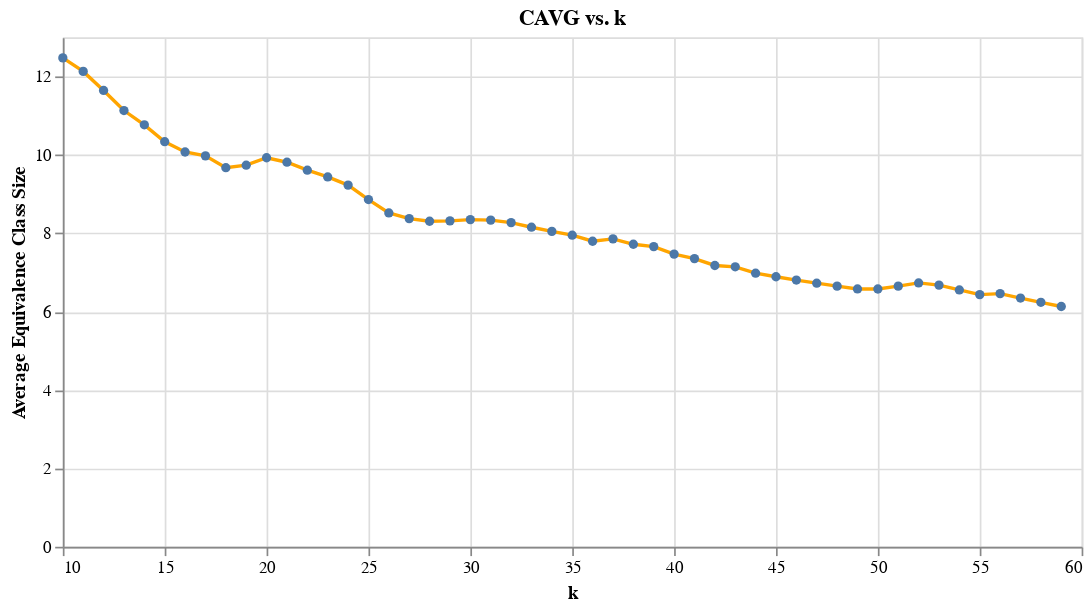

Source (notebook cell):
### Code cell
chart_cavg = plot_cavg_vs_k(results_df)
chart_cavg.display()  # or simply "chart_cavg" in Jupyter Notebook

### Figure 1 — Vega-Lite specification as saved in the notebook (floating-point values rounded to 4 significant figures)
{"config": {"view": {"continuousWidth": 300, "continuousHeight": 300}}, "data": {"name": "data-bc94c05131d1738cd5d5a0082f7f986e"}, "mark": {"type": "line", "color": "orange", "point": true}, "encoding": {"tooltip": [{"field": "k", "type": "quantitative"}, {"field": "CAVG", "type": "quantitative"}], "x": {"field": "k", "title": "k", "type": "quantitative"}, "y": {"field": "CAVG", "title": "Average Equivalence Class Size", "type": "quantitative"}}, "title": "CAVG vs. k", "width": 600, "$schema": "https://vega.github.io/schema/vega-lite/v5.20.1.json", "datasets": {"data-bc94c05131d1738cd5d5a0082f7f986e": [{"k": 10, "DM": 28566755, "CAVG": 12.48, "CompositeScore": 0.5}, {"k": 11, "DM": 28985975, "CAVG": 12.13, "CompositeScore": 0.4818}, {"k": 12, "DM": 29319451, "CAVG": 11.65, "CompositeScore": 0.4507}, {"k": 13, "DM": 29604763, "CAVG": 11.13, "CompositeScore": 0.4163}, {"k": 14, "DM": 29977291, "CAVG": 10.77, "CompositeScore": 0.3955}, {"k": 15, "DM": 30261547, "CAVG": 10.34, "CompositeScore": 0.3676}, {"k": 16, "DM": 30691987, "CAVG": 10.07, "CompositeScore": 0.3562}, {"k": 17, "DM": 31310547, "CAVG": 9.976, "CompositeScore": 0.3616}, {"k": 18, "DM": 31659897, "CAVG": 9.673, "CompositeScore": 0.3452}, {"k": 19, "DM": 32529513, "CAVG": 9.737, "CompositeScore": 0.3688}, {"k": 20, "DM": 33627789, "CAVG": 9.927, "CompositeScore": 0.4073}, {"k": 21, "DM": 34247469, "CAVG": 9.813, "CompositeScore": 0.4116}, {"k": 22, "DM": 34698297, "CAVG": 9.611, "CompositeScore": 0.4052}, {"k": 23, "DM": 35185641, "CAVG": 9.438, "CompositeScore": 0.402}, {"k": 24, "DM": 35578527, "CAVG": 9.229, "CompositeScore": 0.3939}, {"k": 25, "DM": 35578527, "CAVG": 8.86, "CompositeScore": 0.3649}, {"k": 26, "DM": 35578527, "CAVG": 8.519, "CompositeScore": 0.338}, {"k": 27, "DM": 36033891, "CAVG": 8.375, "CompositeScore": 0.3363}, {"k": 28, "DM": 36684375, "CAVG": 8.306, "CompositeScore": 0.3448}, {"k": 29, "DM": 37562175, "CAVG": 8.317, "CompositeScore": 0.3644}, {"k": 30, "DM": 38512505, "CAVG": 8.349, "CompositeScore": 0.3872}, {"k": 31, "DM": 39330665, "CAVG": 8.336, "CompositeScore": 0.4037}, {"k": 32, "DM": 39984455, "CAVG": 8.273, "CompositeScore": 0.4127}, {"k": 33, "DM": 40444359, "CAVG": 8.155, "CompositeScore": 0.4132}, {"k": 34, "DM": 40927149, "CAVG": 8.048, "CompositeScore": 0.4151}, {"k": 35, "DM": 41433613, "CAVG": 7.951, "CompositeScore": 0.4183}, {"k": 36, "DM": 41697863, "CAVG": 7.797, "CompositeScore": 0.4118}, {"k": 37, "DM": 42810695, "CAVG": 7.857, "CompositeScore": 0.4403}, {"k": 38, "DM": 43103291, "CAVG": 7.72, "CompositeScore": 0.4357}, {"k": 39, "DM": 43712811, "CAVG": 7.66, "CompositeScore": 0.444}, {"k": 40, "DM": 43712811, "CAVG": 7.468, "CompositeScore": 0.4289}, {"k": 41, "DM": 44038171, "CAVG": 7.353, "CompositeScore": 0.4268}, {"k": 42, "DM": 44038171, "CAVG": 7.178, "CompositeScore": 0.413}, {"k": 43, "DM": 44731675, "CAVG": 7.144, "CompositeScore": 0.4251}, {"k": 44, "DM": 44731675, "CAVG": 6.981, "CompositeScore": 0.4123}, {"k": 45, "DM": 45100483, "CAVG": 6.891, "CompositeScore": 0.4131}, {"k": 46, "DM": 45481633, "CAVG": 6.806, "CompositeScore": 0.4146}, {"k": 47, "DM": 45875393, "CAVG": 6.726, "CompositeScore": 0.4166}, {"k": 48, "DM": 46282037, "CAVG": 6.651, "CompositeScore": 0.4194}, {"k": 49, "DM": 46701845, "CAVG": 6.579, "CompositeScore": 0.4227}, {"k": 50, "DM": 47573163, "CAVG": 6.578, "CompositeScore": 0.4412}, {"k": 51, "DM": 48943863, "CAVG": 6.651, "CompositeScore": 0.4763}, {"k": 52, "DM": 50388183, "CAVG": 6.733, "CompositeScore": 0.5136}, {"k": 53, "DM": 50889671, "CAVG": 6.678, "CompositeScore": 0.52}, {"k": 54, "DM": 50889671, "CAVG": 6.554, "CompositeScore": 0.5102}, {"k": 55, "DM": 50889671, "CAVG": 6.435, "CompositeScore": 0.5008}, {"k": 56, "DM": 51968001, "CAVG": 6.461, "CompositeScore": 0.5259}, {"k": 57, "DM": 51968001, "CAVG": 6.347, "CompositeScore": 0.517}, {"k": 58, "DM": 51968001, "CAVG": 6.238, "CompositeScore": 0.5083}, {"k": 59, "DM": 51968001, "CAVG": 6.132, "CompositeScore": 0.5}]}}
